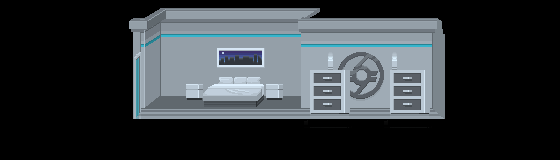

A 2D game scene composited from a Tiled map and its tileset images. What follows is a short description and the map's XML, with each tile layer's data collapsed to a summary:
An orthogonal 35x10 tile map with 16x16 px tiles, 6 tile layers (bg1, bg2, ground, ledge, ...) and 1 object (hallway).

<map version="1.0" orientation="orthogonal" renderorder="right-down" width="35" height="10" tilewidth="16" tileheight="16" nextobjectid="2">
 <properties>
  <property name="ambient" value="INDOOR" />
  <property name="bgm" value="Justice Lobby" />
  <property name="name" value="Mr. Justice's Quarters" />
 </properties>
 <tileset firstgid="1" name="tileset" tilewidth="16" tileheight="16" tilecount="10000">
  <image source="tilesets/HeroHQ.png" width="1600" height="1600" />
  <tile id="3860">
   <properties>
    <property name="type" value="tile" />
   </properties>
  </tile>
  <tile id="3861">
   <properties>
    <property name="type" value="tile" />
   </properties>
  </tile>
  <tile id="3862">
   <properties>
    <property name="type" value="tile" />
   </properties>
  </tile>
  <tile id="3863">
   <properties>
    <property name="type" value="tile" />
   </properties>
  </tile>
  <tile id="3864">
   <properties>
    <property name="type" value="tile" />
   </properties>
  </tile>
  <tile id="3865">
   <properties>
    <property name="type" value="tile" />
   </properties>
  </tile>
  <tile id="3866">
   <properties>
    <property name="type" value="tile" />
   </properties>
  </tile>
  <tile id="3867">
   <properties>
    <property name="type" value="tile" />
   </properties>
  </tile>
  <tile id="3868">
   <properties>
    <property name="type" value="tile" />
   </properties>
  </tile>
  <tile id="3869">
   <properties>
    <property name="type" value="tile" />
   </properties>
  </tile>
  <tile id="3870">
   <properties>
    <property name="type" value="tile" />
   </properties>
  </tile>
  <tile id="3871">
   <properties>
    <property name="type" value="tile" />
   </properties>
  </tile>
  <tile id="3872">
   <properties>
    <property name="type" value="tile" />
   </properties>
  </tile>
  <tile id="3873">
   <properties>
    <property name="type" value="tile" />
   </properties>
  </tile>
  <tile id="3874">
   <properties>
    <property name="type" value="tile" />
   </properties>
  </tile>
  <tile id="3875">
   <properties>
    <property name="type" value="tile" />
   </properties>
  </tile>
  <tile id="3876">
   <properties>
    <property name="type" value="tile" />
   </properties>
  </tile>
  <tile id="3877">
   <properties>
    <property name="type" value="tile" />
   </properties>
  </tile>
  <tile id="3878">
   <properties>
    <property name="type" value="tile" />
   </properties>
  </tile>
  <tile id="3879">
   <properties>
    <property name="type" value="tile" />
   </properties>
  </tile>
  <tile id="3880">
   <properties>
    <property name="type" value="tile" />
   </properties>
  </tile>
  <tile id="3881">
   <properties>
    <property name="type" value="tile" />
   </properties>
  </tile>
  <tile id="3882">
   <properties>
    <property name="type" value="tile" />
   </properties>
  </tile>
  <tile id="3883">
   <properties>
    <property name="type" value="tile" />
   </properties>
  </tile>
  <tile id="3884">
   <properties>
    <property name="type" value="tile" />
   </properties>
  </tile>
  <tile id="3885">
   <properties>
    <property name="type" value="tile" />
   </properties>
  </tile>
  <tile id="3886">
   <properties>
    <property name="type" value="tile" />
   </properties>
  </tile>
  <tile id="3887">
   <properties>
    <property name="type" value="tile" />
   </properties>
  </tile>
  <tile id="3960">
   <properties>
    <property name="light" value="justice_hall" />
   </properties>
  </tile>
 </tileset>
 <layer name="bg1" width="35" height="10">
  <data>[350 cells, 137 non-empty, 95 distinct tile ids]</data>
 </layer>
 <layer name="bg2" width="35" height="10">
  <data>[350 cells, 18 non-empty, 16 distinct tile ids]</data>
 </layer>
 <layer name="ground" width="35" height="10">
  <data>[350 cells, 37 non-empty, 5 distinct tile ids]</data>
 </layer>
 <layer name="ledge" width="35" height="10">
  <data>[350 cells, 35 non-empty, 25 distinct tile ids]</data>
 </layer>
 <layer name="objects" width="35" height="10">
  <data>[350 cells, 24 non-empty, 12 distinct tile ids]</data>
 </layer>
 <layer name="fg" width="35" height="10">
  <data>[350 cells, 0 non-empty, 0 distinct tile ids]</data>
 </layer>
 <objectgroup name="entities">
  <object id="1" name="hallway" x="133" y="54" width="17.2878" height="63.9394">
   <properties>
    <property name="ID" value="2" />
    <property name="next" value="HeroUpperHall" />
    <property name="nextWarp" value="3" />
    <property name="warp" value="" />
   </properties>
  </object>
 </objectgroup>
</map>
